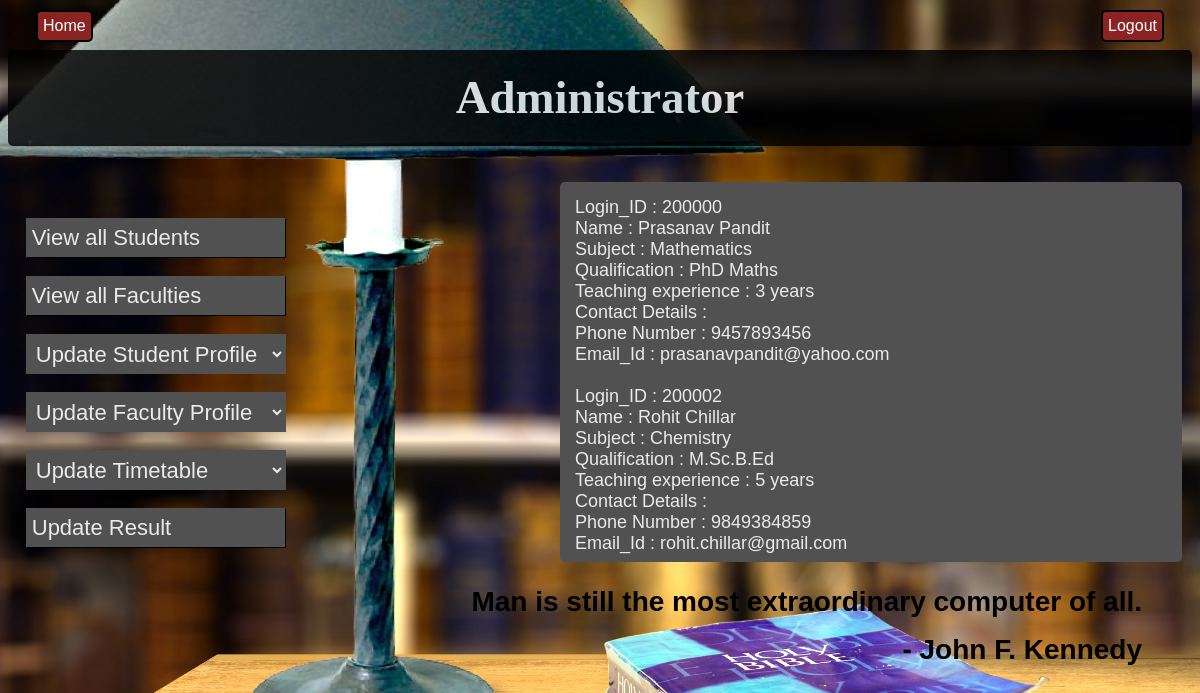
Page /view_faculty_db.php on the committed database.
### tables this page shows
CREATE TABLE `faculty` (
  `Login_ID` varchar(10) NOT NULL,
  `First_Name` char(20) NOT NULL,
  `Middle_Name` char(20) NOT NULL,
  `Surname` char(20) NOT NULL,
  `Birthdate` varchar(10) NOT NULL,
  `Gender` char(1) NOT NULL,
  `Qualification` char(20) NOT NULL,
  `Teaching_exp` int(2) NOT NULL,
  `Phone_No` bigint(11) NOT NULL,
  `Email_Id` varchar(40) NOT NULL,
  `Address1` varchar(100) NOT NULL,
  `Area` char(20) NOT NULL,
  `City` char(20) NOT NULL,
  `Pincode` int(6) NOT NULL,
  `Subject` char(20) NOT NULL
);

### view_faculty_db.php (the view, shortened to what this page needs)
<!DOCTYPE html>
<html>
  <head>
    <link type="text/css" rel="stylesheet" href="n_admin_2.css"/>
  </head>
  <body class="custom-background">
			<div id="navbar" >
    			           <input type=button id="home" value="Home" onclick="self.location='n_admin_homepage.htm'" />
    			           <input type=button id="logout" value="Logout" onclick="self.location='logout.php'" />
			</div>
			<div id="header1">
			<h3>Administrator</h3>
                        </div><br><br>
                        <div id="transaction">
                        <br><br> <input type=button name="student_profile" class="list" value= "View all Students" onclick="self.location = 'view_student_db.php' " /><br><br>
						          <input type=button name="faculty_profile" class="list" value= "View all Faculties" onclick="self.location = 'view_faculty_db.php' " /><br><br>
								  <select class="list" onchange="javascript:handleSelect(this)" >
                                  <option type=button name="us_profile" value="" class="list" selected font-align="center" >Update Student Profile</option>
                             </select>
                             <br><br>
                             <select class="list" onchange="javascript:handleSelect(this)" >
                                  <option type=button name="uf_profile" value="" class="list" selected font-align="center" >Update Faculty Profile</option>
                             </select>
                             <br><br>
                              <select class="list" onchange="javascript:handleSelect(this)" >
                                  <option type=button name="timetable" value="" class="list" selected font-align="center" >Update Timetable</option>
                             </select>  <br><br>
                             <input type=button name="result" class="list" value= "Update Result" onclick="self.location = 'update_result1.php' " />
                        </div>
						<div id="matter" class="list1">
<?php
require 'connect.inc.php';
$sql = "SELECT * FROM `faculty` WHERE 1";
$query_run = mysqli_query($conn,$sql);
    if($query_run)
		{
			if(mysqli_num_rows($query_run)==NULL)
			  {
				  echo "No results<br>";
			  }
			else
			{
				while($query_row = mysqli_fetch_assoc($query_run))
				{
					$Login_ID = $query_row['Login_ID'];
					$First_Name = $query_row['First_Name'];
					$Surname = $query_row['Surname'];
					$Qualification = $query_row['Qualification'];
					$Teaching_exp = $query_row['Teaching_exp'];
				    $Phone_No = $query_row['Phone_No'];
					$Email_Id = $query_row['Email_Id'];
					$Subject = $query_row['Subject'];
				echo "Login_ID : ".$Login_ID."<br>";
				echo "Name : ".$First_Name."  ".$Surname."<br>";
				echo "Subject : ".$Subject."<br>";
				echo "Qualification : ".$Qualification."<br>";
				echo "Teaching experience : ".$Teaching_exp." years<br>";
				echo "Contact Details  : <br>";
				echo "Phone Number : ".$Phone_No."<br>";
				echo "Email_Id : ".$Email_Id."<br><br>";
				}
			}
		}
?>
</div>
    <div id="footer">
                        <p class="quote"> Man is still the most extraordinary computer of all. </p>
                        <p class="quote1">- John F. Kennedy </p>
    </div>
</body>
</html>

### n_admin_2.css (style rules this page uses)
body.custom-background { background-image: url("placeholder.jpg"); background-size: 100%; background-repeat: no-repeat; background-position: center center fixed; overflow-y: scroll; -webkit-background-size: cover; -moz-background-size: cover; -o-background-size: cover; }
#home { position: fixed; left: 3%; display: inline; text-align: left; border: 2px solid #000000; font-family: Futura, Tahoma, sans-serif; color: #ffffff; padding: 5px; border-radius: 5px 5px; background-color: #8B2323; font-size: 16px; }
#logout { position: fixed; right: 3%; display: inline; text-align: right; border: 2px solid #000000; font-family: Futura, Tahoma, sans-serif; color: #ffffff; padding: 5px; border-radius: 5px 5px; background-color: #8B2323; font-size: 16px; }
#navbar { position: fixed; top:10px; left:50%; }
#header1 { margin-top:50px; width:device-width; background-color:#000000; opacity:0.8; font-weight:bold; font-size: 40px; color:white; text-align:center; border-radius: 5px; padding-top:0.5px; line-height: 1px; padding-bottom:1px; }
#transaction { position: relative; top:1.5%; left: 1.5%; margin-right:500px; height: 400px; width: 40%; float: left; border-color:#000000; }
#matter { position:relative; top: -400px; border-radius: 5px; right: 10px; height:350px; width: 50%; float: right; border-color:#000000; }
.list { border-color: #515151; border-width: 1px; padding: 5px; width: 55%; height: 10%; font-size: 22px; background-color:#515151; text-align: left; color: #EAEAEA; }
.list1 { font-family: Helvetica; border-color: #515151; border-width: 1px; padding: 15px; width: 70%; height: 90%; font-size: 18px; background-color:#515151; text-align: left; color: #EAEAEA; overflow-y:scroll; }
#footer { clear: both; position: relative; top: -390px; line-height: 40px; }
p.quote { position: relative; top: 10px; padding-right: 50px; font-weight: bold; font-family: Helvetica; text-align: right; font-size:28px; color: #000000; }
p.quote1 { position: relative; top: -10px; padding-right: 50px; font-weight: bold; font-family: Helvetica; text-align: right; font-size:28px; color: #000000; }

### rows in the picture
faculty: Login_ID "200000", First_Name "Prasanav", Surname "Pandit", Subject "Mathematics", Qualification "PhD Maths", Teaching_exp "3", Phone_No "9457893456", Email_Id "prasanavpandit@yahoo.com"
faculty: Login_ID "200002", First_Name "Rohit", Surname "Chillar", Subject "Chemistry", Qualification "M.Sc.B.Ed", Teaching_exp "5", Phone_No "9849384859", Email_Id "rohit.chillar@gmail.com"
